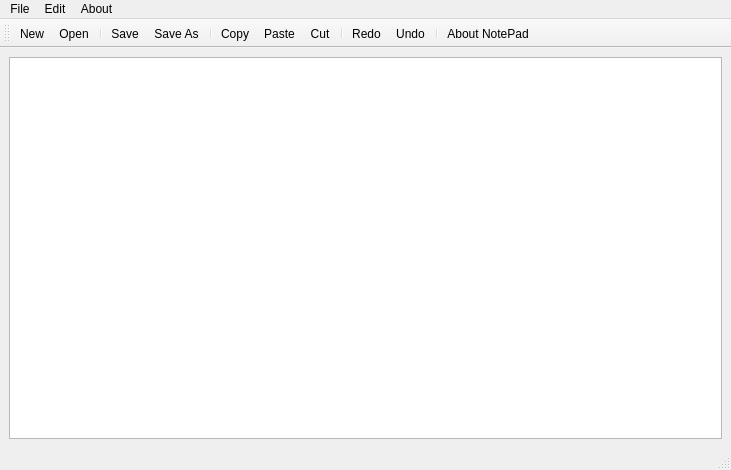
<?xml version="1.0" encoding="UTF-8"?>
<ui version="4.0">
 <class>notepad</class>
 <widget class="QMainWindow" name="notepad">
  <property name="geometry">
   <rect>
    <x>0</x>
    <y>0</y>
    <width>731</width>
    <height>470</height>
   </rect>
  </property>
  <property name="windowTitle">
   <string>MainWindow</string>
  </property>
  <widget class="QWidget" name="centralwidget">
   <layout class="QVBoxLayout" name="verticalLayout">
    <item>
     <widget class="QTextEdit" name="textEdit"/>
    </item>
   </layout>
  </widget>
  <widget class="QMenuBar" name="menubar">
   <property name="geometry">
    <rect>
     <x>0</x>
     <y>0</y>
     <width>731</width>
     <height>26</height>
    </rect>
   </property>
   <widget class="QMenu" name="menufile">
    <property name="title">
     <string>File</string>
    </property>
    <addaction name="actionNew"/>
    <addaction name="actionOpen"/>
    <addaction name="separator"/>
    <addaction name="actionSave"/>
    <addaction name="actionSave_As"/>
   </widget>
   <widget class="QMenu" name="menuEdit">
    <property name="title">
     <string>Edit</string>
    </property>
    <addaction name="actionCut"/>
    <addaction name="actionCopy"/>
    <addaction name="actionPaste"/>
    <addaction name="separator"/>
    <addaction name="actionRedo"/>
    <addaction name="actionUndo"/>
   </widget>
   <widget class="QMenu" name="menuAbout">
    <property name="title">
     <string>About</string>
    </property>
    <addaction name="actionAbout_NotePad"/>
   </widget>
   <addaction name="menufile"/>
   <addaction name="menuEdit"/>
   <addaction name="menuAbout"/>
  </widget>
  <widget class="QStatusBar" name="statusbar"/>
  <widget class="QToolBar" name="toolBar">
   <property name="windowTitle">
    <string>toolBar</string>
   </property>
   <attribute name="toolBarArea">
    <enum>TopToolBarArea</enum>
   </attribute>
   <attribute name="toolBarBreak">
    <bool>false</bool>
   </attribute>
   <addaction name="actionNew"/>
   <addaction name="actionOpen"/>
   <addaction name="separator"/>
   <addaction name="actionSave"/>
   <addaction name="actionSave_As"/>
   <addaction name="separator"/>
   <addaction name="actionCopy"/>
   <addaction name="actionPaste"/>
   <addaction name="actionCut"/>
   <addaction name="separator"/>
   <addaction name="actionRedo"/>
   <addaction name="actionUndo"/>
   <addaction name="separator"/>
   <addaction name="actionAbout_NotePad"/>
  </widget>
  <action name="actionNew">
   <property name="icon">
    <iconset resource="Resource.qrc">
     <normaloff>:/img/add-file.png</normaloff>:/img/add-file.png</iconset>
   </property>
   <property name="text">
    <string>New</string>
   </property>
  </action>
  <action name="actionOpen">
   <property name="icon">
    <iconset resource="Resource.qrc">
     <normaloff>:/img/folder2.png</normaloff>:/img/folder2.png</iconset>
   </property>
   <property name="text">
    <string>Open</string>
   </property>
  </action>
  <action name="actionSave">
   <property name="icon">
    <iconset resource="Resource.qrc">
     <normaloff>:/img/diskette2.png</normaloff>:/img/diskette2.png</iconset>
   </property>
   <property name="text">
    <string>Save</string>
   </property>
  </action>
  <action name="actionSave_As">
   <property name="icon">
    <iconset resource="Resource.qrc">
     <normaloff>:/img/save-as2.png</normaloff>:/img/save-as2.png</iconset>
   </property>
   <property name="text">
    <string>Save As</string>
   </property>
  </action>
  <action name="actionCut">
   <property name="icon">
    <iconset resource="Resource.qrc">
     <normaloff>:/img/cut2.png</normaloff>:/img/cut2.png</iconset>
   </property>
   <property name="text">
    <string>Cut</string>
   </property>
  </action>
  <action name="actionCopy">
   <property name="icon">
    <iconset resource="Resource.qrc">
     <normaloff>:/img/files2.png</normaloff>:/img/files2.png</iconset>
   </property>
   <property name="text">
    <string>Copy</string>
   </property>
  </action>
  <action name="actionPaste">
   <property name="icon">
    <iconset resource="Resource.qrc">
     <normaloff>:/img/paste2.png</normaloff>:/img/paste2.png</iconset>
   </property>
   <property name="text">
    <string>Paste</string>
   </property>
  </action>
  <action name="actionRedo">
   <property name="icon">
    <iconset resource="Resource.qrc">
     <normaloff>:/img/redo2.png</normaloff>:/img/redo2.png</iconset>
   </property>
   <property name="text">
    <string>Redo</string>
   </property>
  </action>
  <action name="actionUndo">
   <property name="icon">
    <iconset resource="Resource.qrc">
     <normaloff>:/img/undo2.png</normaloff>:/img/undo2.png</iconset>
   </property>
   <property name="text">
    <string>Undo</string>
   </property>
  </action>
  <action name="actionAbout_NotePad">
   <property name="icon">
    <iconset resource="Resource.qrc">
     <normaloff>:/img/information2.png</normaloff>:/img/information2.png</iconset>
   </property>
   <property name="text">
    <string>About NotePad</string>
   </property>
  </action>
 </widget>
 <resources>
  <include location="Resource.qrc"/>
 </resources>
 <connections/>
</ui>
